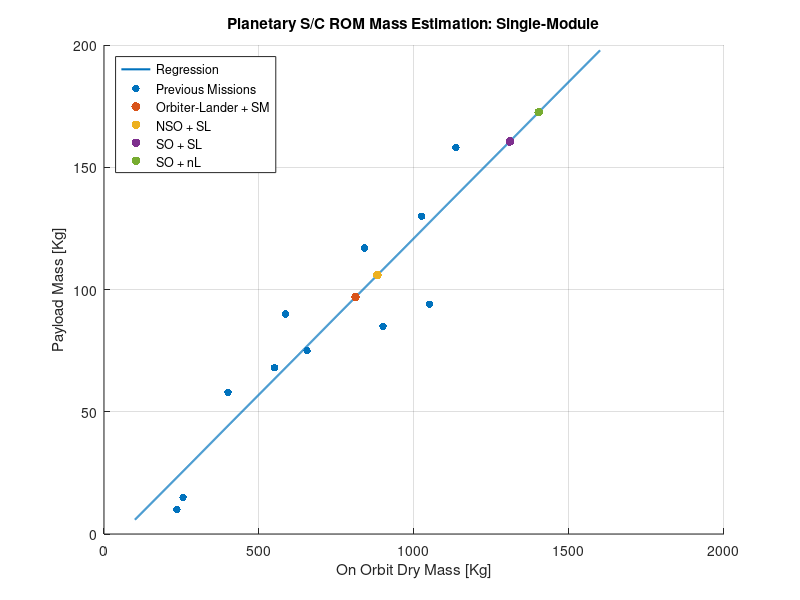
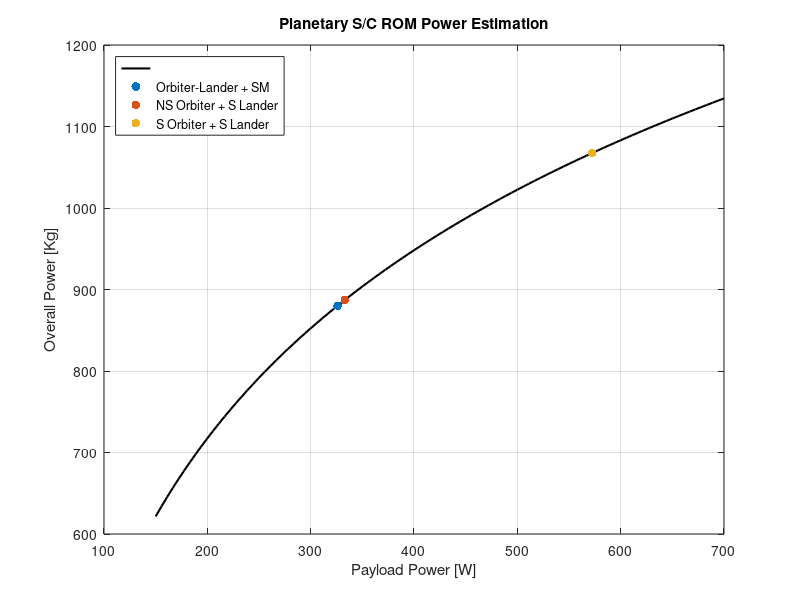
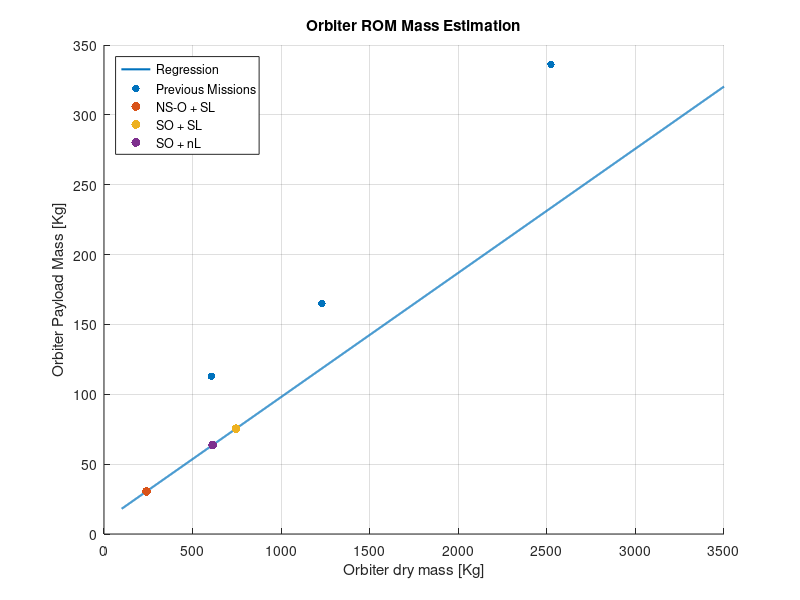
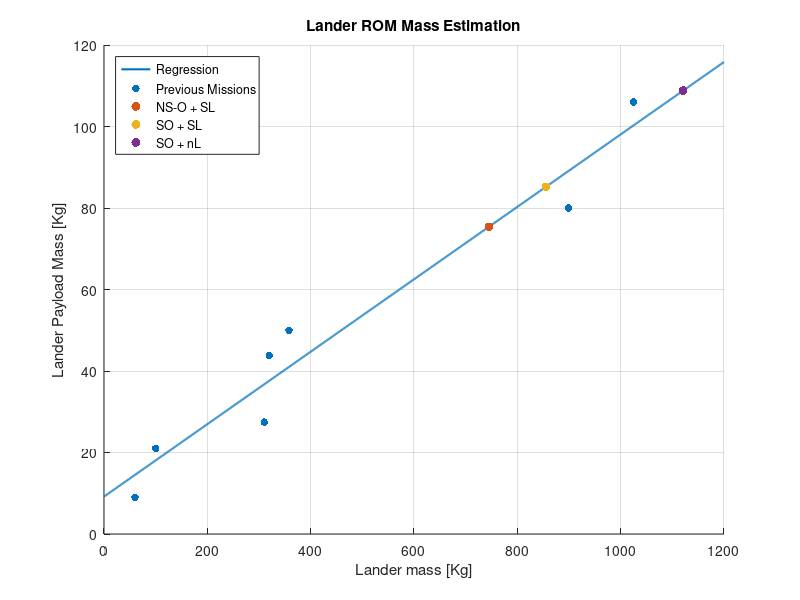

Reproduce these figures in MATLAB, in order.
clearvars ; close all ; clc ;

% ----------------------------------------------------
% Script computes ROM estimation for each architecture
% ----------------------------------------------------



% ONLY CHANGE PARAMETERS IN THE BOX BELOW
% ---------------------------------------

Isp = 300 ; % [s  ] - Hydrazine specific impulse
DV = 2400 ; % [m/s] - Assuming Cassini's deltaV with NO margins added

% ---------------------------------------
% ONLY CHANGE PARAMETERS IN THE BOX ABOVE






% !!! DO NOT TOUCH BELOW HERE !!!





% Fixed constants
g0 = 9.81 ;

% ------------------------------------------------------------------------


% Past mission data    
    % Rosetta:
      m_orbiterDry_Rosetta = 1230 ; m_lander_Philae = 100 ; m_pl_orbiter_Rosetta = 165 ; m_pl_lander_Philae = 21 ;
      m_pl_Rosetta = m_pl_lander_Philae + m_pl_orbiter_Rosetta ;
      m_orbitDry_Rosetta = m_orbiterDry_Rosetta + m_lander_Philae ;
    % Curiosity:
      m_spacecraftDry_Curiosity = 935 ; m_rover_Curiosity = 899 ; m_pl_rover_Curiosity = 80;
      m_pl_Curiosity = m_pl_rover_Curiosity ;
      m_orbitDry_Curiosity = m_spacecraftDry_Curiosity + m_rover_Curiosity ;
    % Cassini:
      m_orbiterDry_Cassini = 2523 ; m_lander_Huygens = 320 ; m_pl_Huygens = 6.3+17.3+6.3+8.1+1.9+3.9 ; m_pl_orbiter_Cassini = 43+56.5+15.5+37.1+43.3+14.4+29+23.8+16.8+8.8+10.3+37.7 ;
      m_pl_Cassini = m_pl_Huygens + m_pl_orbiter_Cassini ;
      m_orbitDry_Cassini = m_orbiterDry_Cassini + m_lander_Huygens ;
    % Mars Express
      m_orbiterDry_MarsExpress = 606 ; m_pl_orbiter_MarsExpress = 113 ; m_pl_lander_MarsExpress = 9 ; m_lander_MarsExpress = 60 ;
      m_pl_MarsExpress = m_pl_orbiter_MarsExpress + m_pl_lander_MarsExpress ;
      m_orbitDry_MarsExpress = m_orbiterDry_MarsExpress + m_lander_MarsExpress ;
    % Perseverance
      m_lander_Perseverance = 1025 ; m_pl_Perseverance = 61+45 ;
    % InSight
      m_lander_InSight = 358 ; m_pl_InSight = 50 ;
    % ExoMars
      m_rover_ExoMars = 310 ; m_pl_ExoMars = 2.13 + 1.74 + 1 + 1.7 + 2 + 2.4 + 11.5 + 5 ;
    % Opportunity
      % Not enough info ------ m_rover_Opportunity = 185 ; m_pl_Opportunity =  ;

% Single-module: Considers that on-orbit dry mass is the sum of orbiter + lander
m_orbitDry_singlemoduleRegression = [ 235, 255, 400, 550, 585, 655, 840, 900, 1050, 1025, 1135 ] ;
m_pl_singlemoduleRegression = [ 10, 15, 58, 68, 90, 75, 117, 85, 94, 130, 158 ] ;

% Multi-module: Considers that lander is a payload of the orbiter
m_orbitDry_multimoduleRegression = [ m_orbitDry_Rosetta, m_orbitDry_Curiosity, m_orbitDry_Cassini, m_orbitDry_MarsExpress ] ;
m_pl_multimoduleRegression = [ m_pl_Rosetta, m_pl_Curiosity, m_pl_Cassini, m_pl_MarsExpress ] ;

% Does not consider lander dry mass or lander payloads
m_dry_orbiter = [ m_orbiterDry_Rosetta, m_orbiterDry_Cassini, m_orbiterDry_MarsExpress ] ;
m_pl_orbiter = [ m_pl_orbiter_Rosetta, m_pl_orbiter_Cassini, m_pl_orbiter_MarsExpress ] ;

% Does not consider orbiter dry mass or orbiter payloads
m_lander = [ m_lander_Philae, m_rover_Curiosity, m_lander_Huygens, m_lander_MarsExpress, m_lander_Perseverance, m_lander_InSight, m_rover_ExoMars ] ;
m_pl_lander = [ m_pl_lander_Philae, m_pl_rover_Curiosity, m_pl_Huygens, m_pl_lander_MarsExpress, m_pl_Perseverance, m_pl_InSight, m_pl_ExoMars ] ;

% Create regression for single module and multi-module missions
p_singlemodule = polyfit(m_orbitDry_singlemoduleRegression, m_pl_singlemoduleRegression, 1 ) ;
p_multimodule = polyfit( m_orbitDry_multimoduleRegression, m_pl_multimoduleRegression, 1 ) ;
p_orbiter = polyfit( m_lander, m_pl_lander, 1 ) ;
p_lander = polyfit( m_lander, m_pl_lander, 1 ) ;

% Plot regressions
x_singlemodule = linspace( 100, 1600, 2000 ) ;
y_singlemodule = polyval( p_singlemodule, x_singlemodule ) ;
x_multimodule = linspace( 100, 3500, 2000 ) ;
y_multimodule = polyval( p_multimodule, x_multimodule ) ;
x_orbiter = linspace( 100, 3500, 2000 ) ;
y_orbiter =  polyval( p_orbiter, x_orbiter ) ;
x_lander = linspace( 0, 1200, 2000 ) ;
y_lander = polyval( p_lander, x_lander ) ;

figure(1) ; % Single-module
hold on ; grid on ;
plot( x_singlemodule, y_singlemodule, 'linewidth', 1.5 ) ;
scatter( m_orbitDry_singlemoduleRegression, m_pl_singlemoduleRegression, 30, 'filled' ) ;
xlabel( 'On Orbit Dry Mass [Kg]' ) ;
ylabel( 'Payload Mass [Kg]' ) ;
title( 'Planetary S/C ROM Mass Estimation: Single-Module' ) ;

% This has to be fixed
% figure(2) ; % Multi-module
% hold on ; grid on ;
% plot( x_multimodule, y_multimodule, 'linewidth', 1.5 ) ;
% scatter( m_orbitDry_multimoduleRegression, m_pl_multimoduleRegression, 30, 'filled' ) ;
% xlabel( 'On Orbit Dry Mass [Kg]' ) ;
% ylabel( 'Payload Mass [Kg]' ) ;
% title( 'Planetary S/C ROM Mass Estimation: Multi-Module' ) ;

figure(3) ; % Orbiters
hold on ; grid on ;
plot( x_orbiter, y_orbiter, 'linewidth', 1.5 ) ;
scatter( m_dry_orbiter, m_pl_orbiter, 30, 'filled' ) ;
xlabel( 'Orbiter dry mass [Kg]' ) ;
ylabel( 'Orbiter Payload Mass [Kg]' ) ;
title( 'Orbiter ROM Mass Estimation' ) ;

figure(4) ; % Landers/Rovers
hold on ; grid on ;
plot( x_lander, y_lander, 'linewidth', 1.5 ) ;
scatter( m_lander, m_pl_lander, 30, 'filled' ) ;
xlabel( 'Lander mass [Kg]' ) ;
ylabel( 'Lander Payload Mass [Kg]' ) ;
title( 'Lander ROM Mass Estimation' ) ;

% ------------------------------------------------------------------------

% Orbilander + Service Module
pl_OLSM = 96.9 ;
m_dry_OLSM = (pl_OLSM-p_singlemodule(2))/p_singlemodule(1) ;
m_wet_OLSM = m_dry_OLSM*exp(DV/(Isp*g0)) ;
m_prop_OLSM = m_wet_OLSM-m_dry_OLSM ;

% NS Orbiter + S Lander
pl_SL_NSOSL = 75.4 ;
pl_NSO_NSOSL = 30.5 ;
pl_NSOSL = pl_SL_NSOSL+pl_NSO_NSOSL ;
m_dry_NSOSL = (pl_NSOSL-p_singlemodule(2))/p_singlemodule(1) ;
m_wet_NSOSL = m_dry_NSOSL*exp(DV/(Isp*g0)) ;
m_prop_NSOSL = m_wet_NSOSL-m_dry_NSOSL ;
m_lander_NSOSL = (pl_SL_NSOSL-p_lander(2))/p_lander(1) ;
m_orbiter_NSOSL = (pl_NSO_NSOSL-p_orbiter(2))/p_orbiter(1) ;

% S Orbiter + S Lander
pl_SO_SOSL = 75.4 ;
pl_SL_SOSL = 85.2 ;
pl_SOSL = pl_SL_SOSL+pl_SO_SOSL ;
m_dry_SOSL = (pl_SOSL-p_singlemodule(2))/p_singlemodule(1) ;
m_wet_SOSL = m_dry_SOSL*exp(DV/(Isp*g0)) ;
m_prop_SOSL = m_wet_SOSL-m_dry_SOSL ;
m_lander_SOSL = (pl_SL_SOSL-p_lander(2))/p_lander(1) ;
m_orbiter_SOSL = (pl_SO_SOSL-p_orbiter(2))/p_orbiter(1) ;

% S Orbiter + n Lander
pl_SO_SOnL = 63.7 ;
pl_nL_SOnL = 108.8 ;
pl_SOnL = pl_nL_SOnL+pl_SO_SOnL ;
m_dry_SOnL = (pl_SOnL-p_singlemodule(2))/p_singlemodule(1) ;
m_wet_SOnL = m_dry_SOnL*exp(DV/(Isp*g0)) ;
m_prop_SOnL = m_wet_SOnL-m_dry_SOnL ;
m_lander_SOnL = (pl_nL_SOnL-p_lander(2))/p_lander(1) ;
m_orbiter_SOnL = (pl_SO_SOnL-p_orbiter(2))/p_orbiter(1) ;

figure(1) ;
hold on ; grid on ;
scatter(m_dry_OLSM,pl_OLSM,40,'filled')
scatter(m_dry_NSOSL,pl_NSOSL,40,'filled')
scatter(m_dry_SOSL,pl_SOSL,40,'filled')
scatter(m_dry_SOnL,pl_SOnL,40,'filled')
legend( 'Regression', 'Previous Missions', 'Orbiter-Lander + SM', 'NSO + SL', 'SO + SL', 'SO + nL', 'location', 'northwest' ) ;

% This has to be fixed
% figure(2) ;
% hold on ; grid on ;
% scatter(m_dry_NSOSL,pl_NSOSL,40,'filled') ;
% scatter(m_dry_SOSL,pl_SOSL,40,'filled') ;
% scatter(m_dry_SOnL,pl_SOnL,40,'filled') ;
% legend( 'Regression', 'Previous Missions', 'NS-O + SL', 'SO + SL', 'SO + nL', 'location', 'northwest' ) ;

figure(3) ;
hold on ; grid on ;
scatter(m_orbiter_NSOSL,pl_NSO_NSOSL,40,'filled') ;
scatter(m_orbiter_SOSL,pl_SO_SOSL,40,'filled') ;
scatter(m_orbiter_SOnL,pl_SO_SOnL,40,'filled') ;
legend( 'Regression', 'Previous Missions', 'NS-O + SL', 'SO + SL', 'SO + nL', 'location', 'northwest' ) ;

figure(4) ;
hold on ; grid on ;
scatter(m_lander_NSOSL,pl_SL_NSOSL,40,'filled') ;
scatter(m_lander_SOSL,pl_SL_SOSL,40,'filled') ;
scatter(m_lander_SOnL,pl_nL_SOnL,40,'filled') ;
legend( 'Regression', 'Previous Missions', 'NS-O + SL', 'SO + SL', 'SO + nL', 'location', 'northwest' ) ;


%% Power %%%%%
% Empirical power law
P = @(P_pl) 332.93*log(P_pl) - 1046.6;

% Orbilander + Service Module
p_pl_1 = 326;
p1 = P(p_pl_1);

% Small Orbiter + Lander
p_pl_2a = 269;
p_pl_2b = 64;
p_singlemodule = P(p_pl_2a+p_pl_2b);

% Orbiter with sampling + Lander 
p_pl_3a = 269;
p_pl_3b = 303.4;
p3 = P(p_pl_3a+p_pl_3b);

x_singlemodule = linspace(150,700);
y_singlemodule = P(x_singlemodule);
figure
plot(x_singlemodule,y_singlemodule,'k','linewidth',1.5)
grid on
hold on
scatter(p_pl_1,p1,40,'filled')
scatter(p_pl_2a+p_pl_2b,p_singlemodule,40,'filled')
scatter(p_pl_3a+p_pl_3b,p3,40,'filled')
xlabel('Payload Power [W]')
ylabel('Overall Power [Kg]')
title('Planetary S/C ROM Power Estimation')
legend('','Orbiter-Lander + SM','NS Orbiter + S Lander',...
    'S Orbiter + S Lander','location','northwest')
